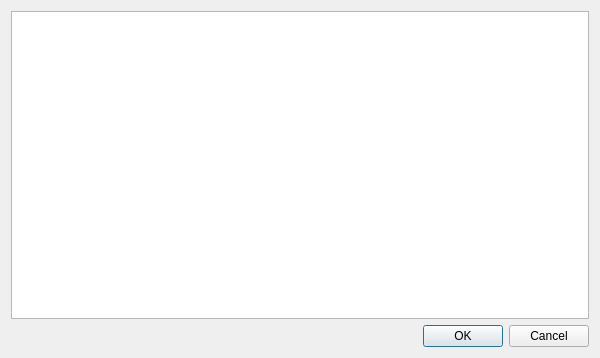
<?xml version="1.0" encoding="UTF-8"?>
<ui version="4.0">
 <class>Dialog</class>
 <widget class="QDialog" name="Dialog">
  <property name="geometry">
   <rect>
    <x>0</x>
    <y>0</y>
    <width>600</width>
    <height>358</height>
   </rect>
  </property>
  <property name="windowTitle">
   <string>Select camera</string>
  </property>
  <layout class="QGridLayout" name="gridLayout">
   <item row="0" column="0">
    <widget class="QListWidget" name="list_cameras"/>
   </item>
   <item row="1" column="0">
    <widget class="QDialogButtonBox" name="dialog_button">
     <property name="orientation">
      <enum>Qt::Horizontal</enum>
     </property>
     <property name="standardButtons">
      <set>QDialogButtonBox::Cancel|QDialogButtonBox::Ok</set>
     </property>
    </widget>
   </item>
  </layout>
 </widget>
 <resources/>
 <connections>
  <connection>
   <sender>dialog_button</sender>
   <signal>accepted()</signal>
   <receiver>Dialog</receiver>
   <slot>accept()</slot>
   <hints>
    <hint type="sourcelabel">
     <x>248</x>
     <y>254</y>
    </hint>
    <hint type="destinationlabel">
     <x>157</x>
     <y>274</y>
    </hint>
   </hints>
  </connection>
  <connection>
   <sender>dialog_button</sender>
   <signal>rejected()</signal>
   <receiver>Dialog</receiver>
   <slot>reject()</slot>
   <hints>
    <hint type="sourcelabel">
     <x>316</x>
     <y>260</y>
    </hint>
    <hint type="destinationlabel">
     <x>286</x>
     <y>274</y>
    </hint>
   </hints>
  </connection>
 </connections>
</ui>
